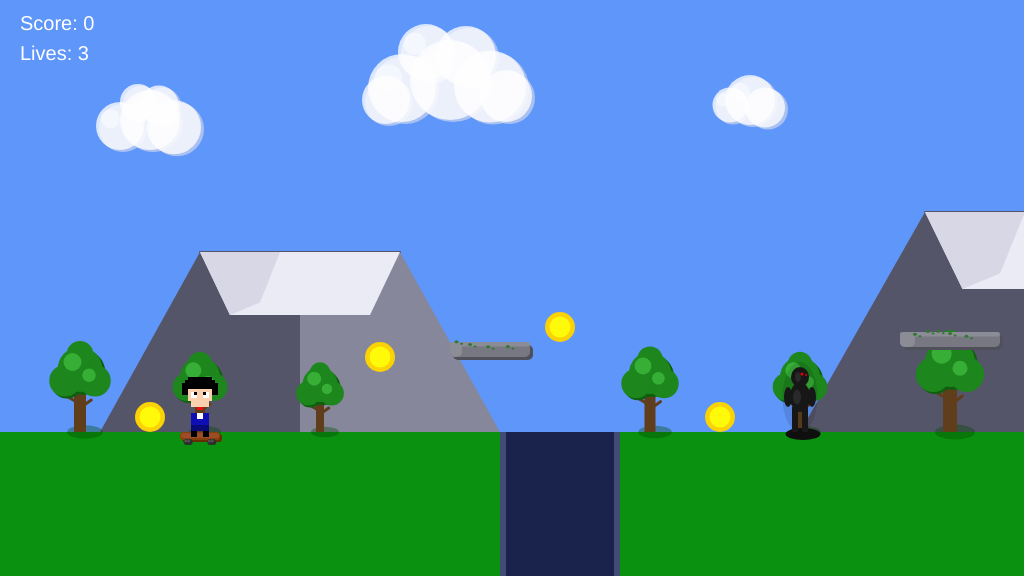
Frame 1 (no input)
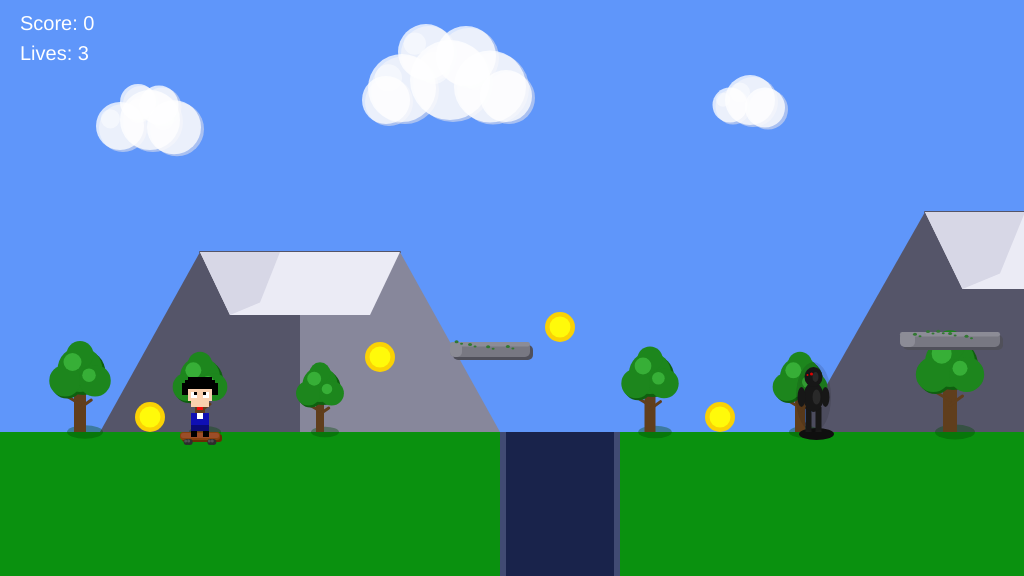
Frame 60 (no input)
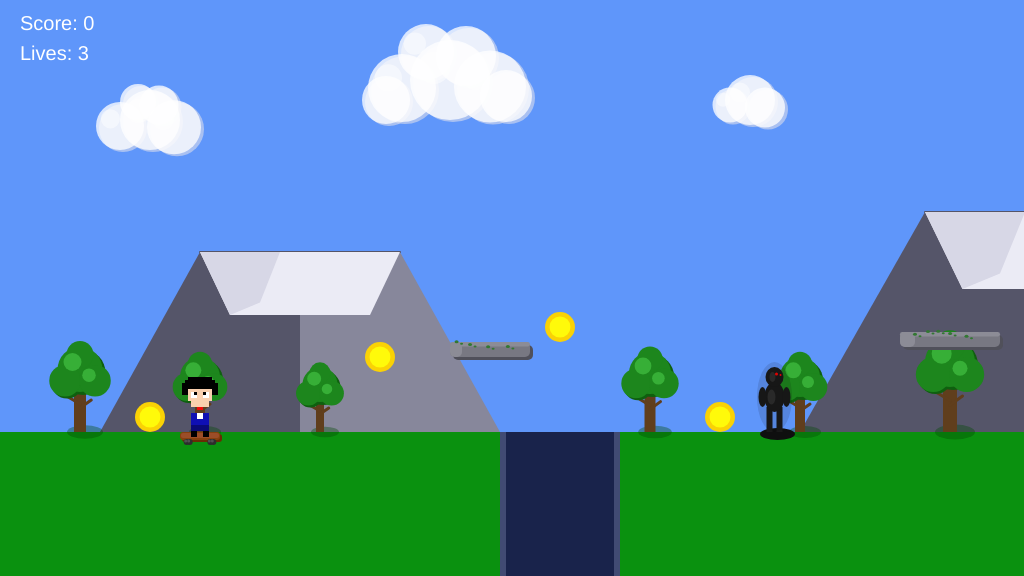
Frame 120 (the mouse pressed at the canvas centre since frame 60)

The p5.js sketch that drew these frames (run headless with seeded random() and noise() and a simulated clock; from frame 60 on, the mouse is pressed at the canvas centre):

// p5.js sketch
// ── sketch.js
/**
 * CM1005 - Complete Skateboard Game
 * 
 * A p5.js skateboard platform game with:
 * - Character movement and jumping
 * - Coin collection system  
 * - Canyon hazards and life system
 * - Platforms and enemies
 * - Scrolling camera system
 * 
 * Controls: A/D=move, W=jump, Z=debug, SPACE=restart
 */

// Game physics constants
const SKATEBOARD_PHYSICS_GRAVITY = 2.2;
const SKATEBOARD_OLLIE_POWER = 120;
const SKATEBOARD_CRUISE_SPEED = 4.8;
const RIDER_COLLISION_RADIUS = 22;
const DECK_ELEVATION_HEIGHT = 11;

// Character drawing constants
const SPRITE_SCALE_FACTOR = 3;
const RIDER_STANCE_Y_ADJUST = -8;
const RIDER_AIRBORNE_Y_ADJUST = -8;

// Gameplay constants
const COIN_MAGNETISM_RANGE = 42;
const CANYON_WALL_THICKNESS = 6;

// Platform physics constants
const PLATFORM_HEIGHT = 15;
const PLATFORM_COLLISION_MARGIN = 5;

// Enemy physics constants
const ENEMY_COLLISION_RADIUS = 20;
const ENEMY_PATROL_SPEED = 1.5;
const ENEMY_PATROL_RANGE = 100;

// Visual color palette
const ATMOSPHERE_SKY = [95, 150, 250];
const TERRAIN_GRASS = [10, 145, 15];
const HUMAN_SKIN_TONE = [250, 208, 175];
const URBAN_JACKET = [15, 15, 180];
const STREET_DENIM = [10, 10, 120];
const EXPRESSION_LIPS = [240, 10, 10];
const VOID_CANYON_DEPTH = [25, 35, 75];
const VOID_CANYON_WALLS = [65, 75, 115];
const TREASURE_GOLD_OUTER = [250, 210, 5];
const TREASURE_GOLD_INNER = [255, 250, 10];
const DEBUG_OVERLAY_TEXT = [255, 255, 255];

// Environment decoration colors
const PEAK_SHADOW_TONE = [85, 85, 105];
const PEAK_HIGHLIGHT_TONE = [135, 135, 155];
const PEAK_SNOW_CAP = [235, 235, 245];
const PEAK_SNOW_SHADOW = [215, 215, 230];
const BARK_BROWN_BASE = [96, 62, 28];
const BARK_SHADOW_DARK = [65, 40, 15];
const FOLIAGE_GREEN_BASE = [29, 134, 29];
const FOLIAGE_SHADOW_DARK = [15, 95, 15];
const FOLIAGE_HIGHLIGHT_BRIGHT = [55, 175, 55];
const EVERGREEN_NEEDLE_COLOR = [5, 95, 5];
const VEGETATION_SHADOW = [5, 75, 5, 95];

// Atmospheric effect colors
const CUMULUS_WHITE = [255, 255, 255, 195];
const CUMULUS_SHADOW = [225, 225, 235, 145];

// Skateboard visual constants
const DECK_WOOD_COLOR = [134, 64, 14];
const DECK_GRIP_TAPE = [155, 77, 40];
const WHEEL_URETHANE = [45, 45, 45];
const TRUCK_METAL = [123, 123, 123];


// Platform color palette
const PLATFORM_STONE_BASE = [120, 120, 130];
const PLATFORM_STONE_HIGHLIGHT = [140, 140, 150];
const PLATFORM_STONE_SHADOW = [80, 80, 90];
const PLATFORM_MOSS_GREEN = [50, 120, 50];

// Enemy character color palette
const CRIMINAL_SILHOUETTE_BLACK = [25, 25, 25];
const CRIMINAL_SHADOW_DARK = [15, 15, 15];
const CRIMINAL_HIGHLIGHT_GRAY = [45, 45, 45];
const CRIMINAL_EYE_GLOW = [255, 0, 0];

// Game state variables
let skaterPositionX;
let skaterPositionY;
let groundLevelY;
let game_score;
let lives;
let gameOver;
let levelComplete;
let enemyHit;

// Player input state
let movingLeftward;
let movingRightward;
let inMidAir;
let fallingIntoVoid;

// Game object arrays
let canyons;
let collectables;
let flagpole;
let platforms;
let enemies;

// Background environment objects
let mountainPeaks;
let forestTrees;
let treePositionsArray;
let atmosphericClouds;

// Camera system
let cameraWorldX = 0;
const WORLD_BOUNDARY_WIDTH = 2048;
const CAMERA_FOLLOW_MARGIN = 380;


// Debug mode control
let debugModeActive = false;

function setup()
{
	createCanvas(1024, 576);
	groundLevelY = height * 3/4;
	skaterPositionX = 200;
	skaterPositionY = groundLevelY - DECK_ELEVATION_HEIGHT;
	
	movingLeftward = false;
	movingRightward = false;
	inMidAir = false;
	fallingIntoVoid = false;
	
	game_score = 0;
	lives = 3;
	gameOver = false;
	levelComplete = false;
	enemyHit = false;
	
	canyons = [
		{
			worldX: 500,
			gapWidth: 120
		},
		{
			worldX: 1300,
			gapWidth: 140
		}
	];
	
	collectables = [
		{
			worldX: 150,
			worldY: groundLevelY,
			diameter: 30,
			isFound: false
		},
		{
			worldX: 380,
			worldY: groundLevelY - 60,
			diameter: 30,
			isFound: false
		},
		{
			worldX: 560,
			worldY: groundLevelY - 90,
			diameter: 30,
			isFound: false
		},
		{
			worldX: 720,
			worldY: groundLevelY,
			diameter: 30,
			isFound: false
		},
		{
			worldX: 1050,
			worldY: groundLevelY - 70,
			diameter: 30,
			isFound: false
		},
		{
			worldX: 1250,
			worldY: groundLevelY - 50,
			diameter: 30,
			isFound: false
		},
		{
			worldX: 1420,
			worldY: groundLevelY - 85,
			diameter: 30,
			isFound: false
		},
		{
			worldX: 1600,
			worldY: groundLevelY,
			diameter: 30,
			isFound: false
		}
	];
	
	flagpole = {
		x_pos: 1800,
		isReached: false
	};
	
	platforms = [
		{
			worldX: 450,
			worldY: groundLevelY - 90,
			platformWidth: 80,
			platformHeight: PLATFORM_HEIGHT
		},
		{
			worldX: 900,
			worldY: groundLevelY - 100,
			platformWidth: 100,
			platformHeight: PLATFORM_HEIGHT
		},
		{
			worldX: 1450,
			worldY: groundLevelY - 85,
			platformWidth: 90,
			platformHeight: PLATFORM_HEIGHT
		}
	];
	
	enemies = [
		{
			worldX: 800,
			worldY: groundLevelY,
			patrolStartX: 750,
			patrolEndX: 850,
			direction: 1,
			isActive: true
		},
		{
			worldX: 1650,
			worldY: groundLevelY,
			patrolStartX: 1600,
			patrolEndX: 1700,
			direction: -1,
			isActive: true
		}
	];
	
	mountainPeaks = [
		{
			worldX: 100,
			baseSpan: 400,
			peakSpan: 200,
			elevation: 180
		},
		{
			worldX: 800,
			baseSpan: 500,
			peakSpan: 250,
			elevation: 220
		},
		{
			worldX: 1400,
			baseSpan: 350,
			peakSpan: 150,
			elevation: 160
		}
	];
	
	treePositionsArray = [80, 200, 320, 650, 800, 950, 1150, 1350, 1550];
	
	forestTrees = [
		{
			worldX: 80,
			baseY: groundLevelY,
			trunkWidth: 12,
			trunkHeight: 40,
			canopySize: 45,
			species: 'oak',
			scale: 'large'
		},
		{
			worldX: 200,
			baseY: groundLevelY,
			trunkWidth: 10,
			trunkHeight: 35,
			canopySize: 40,
			species: 'oak',
			scale: 'medium'
		},
		{
			worldX: 320,
			baseY: groundLevelY,
			trunkWidth: 8,
			trunkHeight: 30,
			canopySize: 35,
			species: 'oak',
			scale: 'medium'
		},
		{
			worldX: 650,
			baseY: groundLevelY,
			trunkWidth: 11,
			trunkHeight: 38,
			canopySize: 42,
			species: 'oak',
			scale: 'medium'
		},
		{
			worldX: 800,
			baseY: groundLevelY,
			trunkWidth: 10,
			trunkHeight: 35,
			canopySize: 40,
			species: 'oak',
			scale: 'medium'
		},
		{
			worldX: 950,
			baseY: groundLevelY,
			trunkWidth: 14,
			trunkHeight: 45,
			canopySize: 50,
			species: 'oak',
			scale: 'large'
		},
		{
			worldX: 1150,
			baseY: groundLevelY,
			trunkWidth: 13,
			trunkHeight: 42,
			canopySize: 48,
			species: 'oak',
			scale: 'large'
		},
		{
			worldX: 1350,
			baseY: groundLevelY,
			trunkWidth: 9,
			trunkHeight: 32,
			canopySize: 38,
			species: 'oak',
			scale: 'medium'
		},
		{
			worldX: 1550,
			baseY: groundLevelY,
			trunkWidth: 11,
			trunkHeight: 38,
			canopySize: 42,
			species: 'oak',
			scale: 'medium'
		}
	];
	
	atmosphericClouds = [
		{
			worldX: 150,
			worldY: 120,
			size: 60,
			type: 'medium'
		},
		{
			worldX: 450,
			worldY: 80,
			size: 80,
			type: 'large'
		},
		{
			worldX: 750,
			worldY: 100,
			size: 50,
			type: 'small'
		},
		{
			worldX: 1100,
			worldY: 90,
			size: 70,
			type: 'medium'
		},
		{
			worldX: 1400,
			worldY: 110,
			size: 55,
			type: 'small'
		},
		{
			worldX: 1700,
			worldY: 70,
			size: 85,
			type: 'large'
		}
	];
}

function draw()
{
	drawBackground();
	
	// World coordinate system with camera scrolling
	push();
	translate(-cameraWorldX, 0);
	
	drawClouds();
	drawMountains();
	drawTrees();
	for(let i = 0; i < canyons.length; i++) {
		drawCanyon(canyons[i]);
		if(!gameOver && !levelComplete && !enemyHit) {
			checkCanyon(canyons[i]);
		}
	}

	for(let i = 0; i < collectables.length; i++) {
		if(!collectables[i].isFound) {
			drawCollectable(collectables[i]);
			if(!gameOver && !levelComplete && !enemyHit) {
				checkCollectable(collectables[i]);
			}
		}
	}

	for(let i = 0; i < platforms.length; i++) {
		drawPlatform(platforms[i]);
		if(!gameOver && !levelComplete && !enemyHit) {
			checkPlatform(platforms[i]);
		}
	}

	for(let i = 0; i < enemies.length; i++) {
		drawEnemy(enemies[i]);
		if(!gameOver && !levelComplete && !enemyHit) {
			updateEnemy(enemies[i]);
			checkEnemy(enemies[i]);
		}
	}

	renderFlagpole();
	
	pop();

	renderSkateboardRider();

	if(!gameOver && !levelComplete && !enemyHit) {
		checkFlagpole();
		updateCamera();
		updateSkaterPhysics();
	}

	drawScore();
	drawGameText();

	if(debugModeActive) {
		drawDebugInfo();
	}
}

function drawBackground() {
	background(ATMOSPHERE_SKY);
	noStroke();
	fill(TERRAIN_GRASS);
	rect(0, groundLevelY, WORLD_BOUNDARY_WIDTH, height - groundLevelY);
}

// Calculate collision offset based on movement direction
function calculateDirectionalOffset() {
	if(movingLeftward) {
		return -RIDER_COLLISION_RADIUS;
	} else if(movingRightward) {
		return RIDER_COLLISION_RADIUS;
	}
	return 0;
}

function drawCollectable(t_collectable) {
	let screenX = t_collectable.worldX;
	let displayY = t_collectable.worldY - t_collectable.diameter/2;
	
	noStroke();
	fill(TREASURE_GOLD_OUTER);
	ellipse(screenX, displayY, t_collectable.diameter, t_collectable.diameter);
	fill(TREASURE_GOLD_INNER);
	ellipse(screenX, displayY, t_collectable.diameter * 0.7, t_collectable.diameter * 0.7);
}

function checkCollectable(t_collectable) {
	let offsetX = calculateDirectionalOffset();
	let displayY = t_collectable.worldY - t_collectable.diameter/2;
	let distance = dist(skaterPositionX + offsetX, skaterPositionY, t_collectable.worldX, displayY);
	
	if(distance < COIN_MAGNETISM_RANGE) {
		game_score += 1;
		t_collectable.isFound = true;
	}
}

function drawCanyon(t_canyon) {

	let screenX = t_canyon.worldX - cameraWorldX;
	

	if(screenX + t_canyon.gapWidth < -50 || screenX > width + 50) {
		return;
	}
	
	noStroke();
	fill(VOID_CANYON_DEPTH);
	rect(t_canyon.worldX, groundLevelY, t_canyon.gapWidth, height - groundLevelY);
	
	fill(VOID_CANYON_WALLS);
	rect(t_canyon.worldX, groundLevelY, CANYON_WALL_THICKNESS, height - groundLevelY);
	rect(t_canyon.worldX + t_canyon.gapWidth - CANYON_WALL_THICKNESS, groundLevelY, CANYON_WALL_THICKNESS, height - groundLevelY);
}

function checkCanyon(t_canyon) {
	let offsetX = calculateDirectionalOffset();
	
	// Canyon fall detection
	if(skaterPositionX + offsetX > t_canyon.worldX + RIDER_COLLISION_RADIUS && 
	   skaterPositionX + offsetX < t_canyon.worldX + t_canyon.gapWidth - RIDER_COLLISION_RADIUS && 
	   skaterPositionY >= groundLevelY - DECK_ELEVATION_HEIGHT) {
		fallingIntoVoid = true;
	}
	
	// Wall collision during fall
	if(fallingIntoVoid) {
		if(skaterPositionX + offsetX >= t_canyon.worldX - RIDER_COLLISION_RADIUS && 
		   skaterPositionX + offsetX <= t_canyon.worldX + t_canyon.gapWidth + RIDER_COLLISION_RADIUS) {
			adjustCharacterPositionInCanyon(t_canyon);
		}
	}
	
	// Life reduction when falling off screen
	if(fallingIntoVoid && skaterPositionY > height + 100) {
		loseLife();
	}
}

function checkFlagpole() {
	if(!flagpole.isReached) {
		let distance = abs(skaterPositionX - flagpole.x_pos);
		if(distance < 15) {
			flagpole.isReached = true;
			levelComplete = true;
		}
	}
}

function loseLife() {
	lives -= 1;
	if(lives > 0) {
		startGame();
	} else {
		gameOver = true;
	}
}

function startGame() {
	// Reset character to initial position
	skaterPositionX = 200;
	skaterPositionY = groundLevelY - DECK_ELEVATION_HEIGHT;
	
	// Reset state
	movingLeftward = false;
	movingRightward = false;
	inMidAir = false;
	fallingIntoVoid = false;
	
	// Reset camera
	cameraWorldX = 0;
	
	// Restore collectables
	for(let i = 0; i < collectables.length; i++) {
		collectables[i].isFound = false;
	}
	
	// Reset flagpole
	flagpole.isReached = false;
	levelComplete = false;
	
	// Reset enemies
	for(let i = 0; i < enemies.length; i++) {
		enemies[i].isActive = true;
	}
}

function adjustCharacterPositionInCanyon(t_canyon) {
	if(movingLeftward) {
		if(skaterPositionX < t_canyon.worldX + RIDER_COLLISION_RADIUS) {
			skaterPositionX = t_canyon.worldX + RIDER_COLLISION_RADIUS;
		}
	} else if(movingRightward) {
		if(skaterPositionX > t_canyon.worldX + t_canyon.gapWidth - RIDER_COLLISION_RADIUS) {
			skaterPositionX = t_canyon.worldX + t_canyon.gapWidth - RIDER_COLLISION_RADIUS;
		}
	} else {
		if(skaterPositionX < t_canyon.worldX + RIDER_COLLISION_RADIUS/2) {
			skaterPositionX = t_canyon.worldX + RIDER_COLLISION_RADIUS/2;
		} else if(skaterPositionX > t_canyon.worldX + t_canyon.gapWidth - RIDER_COLLISION_RADIUS/2) {
			skaterPositionX = t_canyon.worldX + t_canyon.gapWidth - RIDER_COLLISION_RADIUS/2;
		}
	}
}

function renderSkateboardRider() {
	let direction = 'front';
	let yOffset = RIDER_STANCE_Y_ADJUST;
	let isJumping = false;
	
	if (movingLeftward && inMidAir) {
		direction = 'left';
		yOffset = RIDER_AIRBORNE_Y_ADJUST;
		isJumping = true;
	}
	else if (movingRightward && inMidAir) {
		direction = 'right';
		yOffset = RIDER_AIRBORNE_Y_ADJUST;
		isJumping = true;
	}
	else if (movingLeftward) {
		direction = 'left';
	}
	else if (movingRightward) {
		direction = 'right';
	}
	else if (inMidAir || fallingIntoVoid) {
		yOffset = RIDER_AIRBORNE_Y_ADJUST;
		isJumping = true;
	}
	
	let screenX = skaterPositionX - cameraWorldX;
	
	if (!fallingIntoVoid) {
		drawSkateboard(screenX, skaterPositionY);
	}
	
	drawCharacter(screenX, skaterPositionY, yOffset, direction, isJumping);
}

function updateSkaterPhysics() {
	if(movingLeftward && skaterPositionX > 0) {
		skaterPositionX -= SKATEBOARD_CRUISE_SPEED;
	}
	
	if(movingRightward && skaterPositionX < WORLD_BOUNDARY_WIDTH - RIDER_COLLISION_RADIUS) {
		skaterPositionX += SKATEBOARD_CRUISE_SPEED;
	}
	
	// Apply gravity only if above ground level
	if(skaterPositionY < groundLevelY - DECK_ELEVATION_HEIGHT) {
		let onPlatform = false;
		
		// Skip platform check if falling into canyon
		if(!fallingIntoVoid) {
			for(let i = 0; i < platforms.length; i++) {
				let platform = platforms[i];
				if(skaterPositionX >= platform.worldX - RIDER_COLLISION_RADIUS &&
				   skaterPositionX <= platform.worldX + platform.platformWidth + RIDER_COLLISION_RADIUS &&
				   Math.abs(skaterPositionY - (platform.worldY - DECK_ELEVATION_HEIGHT)) < 5) {
					onPlatform = true;
					break;
				}
			}
		}
		
		if(!onPlatform) {
			skaterPositionY += SKATEBOARD_PHYSICS_GRAVITY;
			inMidAir = true;
		} else {
			inMidAir = false;
		}
	} else {
		// Land on ground level (unless falling into canyon)
		if(!fallingIntoVoid) {
			skaterPositionY = groundLevelY - DECK_ELEVATION_HEIGHT;
			inMidAir = false;
		}
	}
	
	if(fallingIntoVoid) {
		skaterPositionY += SKATEBOARD_PHYSICS_GRAVITY * 2;
	}
}

function updateCamera() {
	// Keep character centered on screen
	cameraWorldX = skaterPositionX - width/2;
	
	// Boundary limits
	let maxCameraX = WORLD_BOUNDARY_WIDTH - width;
	if(cameraWorldX > maxCameraX) {
		cameraWorldX = maxCameraX;
	}
	
	if(cameraWorldX < 0) {
		cameraWorldX = 0;
	}
}

function renderFlagpole() {
	push();
	stroke(180);
	strokeWeight(5);
	
	line(flagpole.x_pos, groundLevelY, flagpole.x_pos, groundLevelY - 250);
	
	noStroke();
	fill(255, 0, 255);
	
	// Flag position based on reached state
	if(flagpole.isReached) {
		rect(flagpole.x_pos, groundLevelY - 250, 50, 30);
	} else {
		rect(flagpole.x_pos, groundLevelY - 50, 50, 30);
	}
	
	pop();
}

function drawScore() {
	fill(DEBUG_OVERLAY_TEXT);
	noStroke();
	textSize(20);
	text("Score: " + game_score, 20, 30);
	text("Lives: " + lives, 20, 60);
}

function drawGameText() {
	if(gameOver || levelComplete || enemyHit) {
		fill(255, 255, 255, 180);
		rect(0, 0, width, height);
		
		fill(DEBUG_OVERLAY_TEXT);
		noStroke();
		textAlign(CENTER);
		textSize(48);
		
		if(gameOver) {
			text("GAME OVER", width/2, height/2 - 30);
			textSize(24);
			text("Press SPACE to restart", width/2, height/2 + 30);
		} else if(levelComplete) {
			text("LEVEL COMPLETE", width/2, height/2 - 30);
			textSize(24);
			text("Press SPACE to restart", width/2, height/2 + 30);
		} else if(enemyHit) {
			text("ENEMY HIT!", width/2, height/2 - 30);
			textSize(24);
			text("Press SPACE to restart", width/2, height/2 + 30);
		}
		
		textAlign(LEFT);
	}
}

function drawDebugInfo() {
	fill(DEBUG_OVERLAY_TEXT);
	noStroke();
	textSize(14);
	
	text("Character: " + Math.floor(skaterPositionX) + ", " + Math.floor(skaterPositionY), 20, 20);
	text("Camera: " + Math.floor(cameraWorldX), 20, 40);
	text("Screen Character: " + Math.floor(skaterPositionX - cameraWorldX), 20, 60);
	text("States: movingLeftward=" + movingLeftward + ", movingRightward=" + movingRightward + 
	     ", inMidAir=" + inMidAir + ", fallingIntoVoid=" + fallingIntoVoid, 20, 80);
	
	text("Canyons:", 20, 100);
	for(let i = 0; i < canyons.length; i++) {
		text("  #" + (i+1) + ": " + canyons[i].worldX + " to " + (canyons[i].worldX + canyons[i].gapWidth), 20, 120 + i*20);
	}
	
	text("Collectables:", 20, 160);
	for(let i = 0; i < collectables.length; i++) {
		let displayY = collectables[i].worldY - collectables[i].diameter/2;
		let distance = dist(skaterPositionX, skaterPositionY, collectables[i].worldX, displayY);
		
		text("  #" + (i+1) + ": pos=" + Math.floor(collectables[i].worldX) + "," + 
			 Math.floor(displayY) + " | collected=" + collectables[i].isFound + 
			 " | distance=" + Math.floor(distance), 
			 20, 180 + i*20);
	}
	
	text("Platforms:", 20, 340);
	for(let i = 0; i < platforms.length; i++) {
		let platformCenterX = platforms[i].worldX + platforms[i].platformWidth/2;
		let distance = dist(skaterPositionX, skaterPositionY, platformCenterX, platforms[i].worldY);
		
		text("  #" + (i+1) + ": pos=" + Math.floor(platforms[i].worldX) + "," + 
			 Math.floor(platforms[i].worldY) + " | size=" + platforms[i].platformWidth + "x" + 
			 platforms[i].platformHeight + " | distance=" + Math.floor(distance), 
			 20, 360 + i*20);
	}
	
	text("Enemies:", 20, 420);
	for(let i = 0; i < enemies.length; i++) {
		let distance = dist(skaterPositionX, skaterPositionY, enemies[i].worldX, enemies[i].worldY - 35);
		let directionText = enemies[i].direction === 1 ? "R" : "L";
		
		text("  #" + (i+1) + ": pos=" + Math.floor(enemies[i].worldX) + "," + 
			 Math.floor(enemies[i].worldY - 35) + " | active=" + enemies[i].isActive + 
			 " | dir=" + directionText + " | distance=" + Math.floor(distance), 
			 20, 440 + i*20);
	}
	
	text("Controls: A/D=move, W=jump, Z=toggle debug", 20, height - 20);
}

function drawClouds() {
	for(let i = 0; i < atmosphericClouds.length; i++) {
		drawCloud(atmosphericClouds[i]);
	}
}

function drawCloud(cloud) {

	let screenX = cloud.worldX - cameraWorldX;
	

	if(screenX + cloud.size * 2 < -100 || screenX > width + 100) {
		return;
	}
	
	noStroke();
	
	// Generate circles based on cloud type
	let circles = [];
	if(cloud.type === 'small') {
		circles = [
			{x: 0, y: 0, size: cloud.size},
			{x: -cloud.size * 0.4, y: cloud.size * 0.1, size: cloud.size * 0.7},
			{x: cloud.size * 0.3, y: cloud.size * 0.15, size: cloud.size * 0.8}
		];
	} else if(cloud.type === 'medium') {
		circles = [
			{x: 0, y: 0, size: cloud.size},
			{x: -cloud.size * 0.5, y: cloud.size * 0.1, size: cloud.size * 0.8},
			{x: cloud.size * 0.4, y: cloud.size * 0.12, size: cloud.size * 0.9},
			{x: -cloud.size * 0.2, y: -cloud.size * 0.3, size: cloud.size * 0.6},
			{x: cloud.size * 0.15, y: -cloud.size * 0.25, size: cloud.size * 0.65}
		];
	} else if(cloud.type === 'large') {
		circles = [
			{x: 0, y: 0, size: cloud.size},
			{x: -cloud.size * 0.6, y: cloud.size * 0.1, size: cloud.size * 0.85},
			{x: cloud.size * 0.5, y: cloud.size * 0.08, size: cloud.size * 0.9},
			{x: -cloud.size * 0.3, y: -cloud.size * 0.35, size: cloud.size * 0.7},
			{x: cloud.size * 0.2, y: -cloud.size * 0.3, size: cloud.size * 0.75},
			{x: -cloud.size * 0.8, y: cloud.size * 0.25, size: cloud.size * 0.6},
			{x: cloud.size * 0.7, y: cloud.size * 0.2, size: cloud.size * 0.65}
		];
	}
	
	// Shadow layer
	fill(CUMULUS_SHADOW[0], CUMULUS_SHADOW[1], CUMULUS_SHADOW[2], CUMULUS_SHADOW[3]);
	for(let circle of circles) {
		ellipse(cloud.worldX + circle.x + 3, cloud.worldY + circle.y + 2, circle.size, circle.size);
	}
	
	// Main layer
	fill(CUMULUS_WHITE[0], CUMULUS_WHITE[1], CUMULUS_WHITE[2], CUMULUS_WHITE[3]);
	for(let circle of circles) {
		ellipse(cloud.worldX + circle.x, cloud.worldY + circle.y, circle.size, circle.size);
	}
	
	// Highlight layer
	fill(255, 255, 255, 120);
	for(let i = 0; i < circles.length; i++) {
		if(i < circles.length / 2) {
			let circle = circles[i];
			ellipse(cloud.worldX + circle.x - circle.size * 0.2, 
					cloud.worldY + circle.y - circle.size * 0.15, 
					circle.size * 0.4, circle.size * 0.4);
		}
	}
}

function drawMountains() {
	for(let i = 0; i < mountainPeaks.length; i++) {
		drawMountain(mountainPeaks[i]);
	}
}

function drawMountain(mountain) {

	let screenX = mountain.worldX - cameraWorldX;
	

	if(screenX + mountain.baseSpan < 0 || screenX > width) {
		return;
	}
	
	let peakY = groundLevelY - mountain.elevation;
	let baseY = groundLevelY;
	let leftPeakX = mountain.worldX + (mountain.baseSpan - mountain.peakSpan) / 2;
	let rightPeakX = mountain.worldX + (mountain.baseSpan + mountain.peakSpan) / 2;
	
	noStroke();
	
	// Shadow side (left)
	fill(PEAK_SHADOW_TONE);
	beginShape();
	vertex(mountain.worldX, baseY);
	vertex(leftPeakX, peakY);
	vertex(leftPeakX + mountain.peakSpan / 2, peakY);
	vertex(mountain.worldX + mountain.baseSpan / 2, baseY);
	endShape(CLOSE);
	
	// Light side (right)
	fill(PEAK_HIGHLIGHT_TONE);
	beginShape();
	vertex(mountain.worldX + mountain.baseSpan / 2, baseY);
	vertex(leftPeakX + mountain.peakSpan / 2, peakY);
	vertex(rightPeakX, peakY);
	vertex(mountain.worldX + mountain.baseSpan, baseY);
	endShape(CLOSE);
	
	// Ridge line
	stroke(PEAK_SHADOW_TONE);
	strokeWeight(2);
	line(leftPeakX, peakY, rightPeakX, peakY);
	noStroke();
	
	// Snow cap
	fill(PEAK_SNOW_CAP);
	let snowHeight = mountain.elevation * 0.35;
	beginShape();
	vertex(leftPeakX, peakY);
	vertex(rightPeakX, peakY);
	vertex(rightPeakX - mountain.peakSpan * 0.15, peakY + snowHeight);
	vertex(leftPeakX + mountain.peakSpan * 0.15, peakY + snowHeight);
	endShape(CLOSE);
	
	// Snow shadow
	fill(PEAK_SNOW_SHADOW);
	beginShape();
	vertex(leftPeakX, peakY);
	vertex(leftPeakX + mountain.peakSpan * 0.4, peakY);
	vertex(leftPeakX + mountain.peakSpan * 0.3, peakY + snowHeight * 0.8);
	vertex(leftPeakX + mountain.peakSpan * 0.15, peakY + snowHeight);
	endShape(CLOSE);
}

function drawTrees() {
	for(let i = 0; i < forestTrees.length; i++) {
		drawTree(forestTrees[i]);
	}
}

function drawTree(tree) {

	let screenX = tree.worldX - cameraWorldX;
	

	if(screenX + tree.canopySize < -50 || screenX > width + 50) {
		return;
	}
	
	if(tree.species === 'oak') {
		drawOakTree(tree, tree.worldX);
	} else if(tree.species === 'pine') {
		drawPineTree(tree, tree.worldX);
	}
}

function drawOakTree(tree, screenX) {
	noStroke();
	
	// Ground shadow
	fill(VEGETATION_SHADOW[0], VEGETATION_SHADOW[1], VEGETATION_SHADOW[2], VEGETATION_SHADOW[3]);
	ellipse(screenX + 5, tree.baseY, tree.canopySize * 0.8, tree.canopySize * 0.3);
	
	// Trunk shadow
	fill(BARK_SHADOW_DARK);
	rect(screenX - tree.trunkWidth/2 + 2, 
		 tree.baseY - tree.trunkHeight, 
		 tree.trunkWidth * 0.4, 
		 tree.trunkHeight);
	
	// Main trunk
	fill(BARK_BROWN_BASE);
	rect(screenX - tree.trunkWidth/2, 
		 tree.baseY - tree.trunkHeight, 
		 tree.trunkWidth, 
		 tree.trunkHeight);
	
	// Branches
	stroke(BARK_BROWN_BASE);
	strokeWeight(3);
	line(screenX, tree.baseY - tree.trunkHeight * 0.7, 
		 screenX - tree.canopySize * 0.3, tree.baseY - tree.trunkHeight * 0.9);
	line(screenX, tree.baseY - tree.trunkHeight * 0.6, 
		 screenX + tree.canopySize * 0.25, tree.baseY - tree.trunkHeight * 0.8);
	noStroke();
	
	let leavesY = tree.baseY - tree.trunkHeight - tree.canopySize/2;
	
	// Leaves shadow
	fill(FOLIAGE_SHADOW_DARK);
	ellipse(screenX + 3, leavesY + 3, tree.canopySize, tree.canopySize);
	ellipse(screenX - tree.canopySize/3 + 2, leavesY + tree.canopySize/4 + 2, 
			tree.canopySize * 0.7, tree.canopySize * 0.7);
	
	// Main leaves
	fill(FOLIAGE_GREEN_BASE);
	ellipse(screenX, leavesY, tree.canopySize, tree.canopySize);
	
	// Side leaves
	ellipse(screenX - tree.canopySize/3, leavesY + tree.canopySize/4, 
			tree.canopySize * 0.7, tree.canopySize * 0.7);
	ellipse(screenX + tree.canopySize/3, leavesY + tree.canopySize/4, 
			tree.canopySize * 0.7, tree.canopySize * 0.7);
	
	// Top leaves
	ellipse(screenX, leavesY - tree.canopySize/3, 
			tree.canopySize * 0.6, tree.canopySize * 0.6);
	
	// Highlights
	fill(FOLIAGE_HIGHLIGHT_BRIGHT);
	ellipse(screenX - tree.canopySize/6, leavesY - tree.canopySize/6, 
			tree.canopySize * 0.4, tree.canopySize * 0.4);
	ellipse(screenX + tree.canopySize/5, leavesY + tree.canopySize/8, 
			tree.canopySize * 0.3, tree.canopySize * 0.3);
}

function drawPineTree(tree, screenX) {
	noStroke();
	
	// Ground shadow
	fill(VEGETATION_SHADOW[0], VEGETATION_SHADOW[1], VEGETATION_SHADOW[2], VEGETATION_SHADOW[3]);
	ellipse(screenX + 3, tree.baseY, tree.canopySize * 0.6, tree.canopySize * 0.2);
	
	// Trunk shadow
	fill(BARK_SHADOW_DARK);
	rect(screenX - tree.trunkWidth/2 + 1, 
		 tree.baseY - tree.trunkHeight, 
		 tree.trunkWidth * 0.4, 
		 tree.trunkHeight);
	
	// Main trunk
	fill(BARK_BROWN_BASE);
	rect(screenX - tree.trunkWidth/2, 
		 tree.baseY - tree.trunkHeight, 
		 tree.trunkWidth, 
		 tree.trunkHeight);
	
	// Pine layers - triangular sections
	fill(EVERGREEN_NEEDLE_COLOR);
	let layerHeight = tree.trunkHeight / 3;
	let currentY = tree.baseY - tree.trunkHeight;
	let currentSize = tree.canopySize;
	
	for(let i = 0; i < 4; i++) {
		// Shadow layer
		fill(FOLIAGE_SHADOW_DARK);
		triangle(screenX + 2, currentY + 2, 
				screenX - currentSize/2 + 2, currentY - layerHeight + 2,
				screenX + currentSize/2 + 2, currentY - layerHeight + 2);
		
		// Main layer
		fill(EVERGREEN_NEEDLE_COLOR);
		triangle(screenX, currentY, 
				screenX - currentSize/2, currentY - layerHeight,
				screenX + currentSize/2, currentY - layerHeight);
		
		// Highlight
		fill(FOLIAGE_HIGHLIGHT_BRIGHT);
		triangle(screenX - 2, currentY - layerHeight * 0.3, 
				screenX - currentSize/4, currentY - layerHeight * 0.7,
				screenX + currentSize/6, currentY - layerHeight * 0.5);
		
		currentY -= layerHeight * 0.7;
		currentSize *= 0.8;
	}
}

function keyControl(event) {
	if(key === 'z' && event.type === 'keydown') {
		debugModeActive = !debugModeActive;
		return;
	}
	
	const isKeyPressed = event.type === 'keydown';
	
	// Restart game when ended
	if((gameOver || levelComplete || enemyHit) && key === ' ' && isKeyPressed) {
		game_score = 0;
		lives = 3;
		gameOver = false;
		levelComplete = false;
		enemyHit = false;
		startGame();
		return;
	}
	
	// Disable controls when game ended or falling
	if(gameOver || levelComplete || enemyHit || fallingIntoVoid) {
		return;
	}
	
	switch(key) {
		case 'a':
			movingLeftward = isKeyPressed;
			break;
		case 'd':
			movingRightward = isKeyPressed;
			break;
		case 'w':
			if(isKeyPressed && !inMidAir && !fallingIntoVoid) {
				skaterPositionY -= SKATEBOARD_OLLIE_POWER;
			}
			break;
	}
}

function keyPressed() {
	keyControl({ type: 'keydown' });
}

function keyReleased() {
	keyControl({ type: 'keyup' });
}

function drawCharacter(x, y, yOffset, direction, isJumping) {
	drawHair(x, y, yOffset, direction);
	drawFace(x, y, yOffset, direction);
	drawClothes(x, y, yOffset, direction);
	drawLegs(x, y, yOffset, direction);
}

function drawHair(x, y, yOffset, direction) {
	fill(0);
	
	if (direction === 'front') {
		rect(x - 4*SPRITE_SCALE_FACTOR, y - 12*SPRITE_SCALE_FACTOR + yOffset, 8*SPRITE_SCALE_FACTOR, 4*SPRITE_SCALE_FACTOR);
		rect(x - 5*SPRITE_SCALE_FACTOR, y - 11*SPRITE_SCALE_FACTOR + yOffset, 10*SPRITE_SCALE_FACTOR, 3*SPRITE_SCALE_FACTOR);
		rect(x - 6*SPRITE_SCALE_FACTOR, y - 10*SPRITE_SCALE_FACTOR + yOffset, 12*SPRITE_SCALE_FACTOR, 4*SPRITE_SCALE_FACTOR);
	} 
	else if (direction === 'left') {
		rect(x - 6*SPRITE_SCALE_FACTOR, y - 13*SPRITE_SCALE_FACTOR + yOffset, 8*SPRITE_SCALE_FACTOR, 4*SPRITE_SCALE_FACTOR);
		rect(x - 7*SPRITE_SCALE_FACTOR, y - 12*SPRITE_SCALE_FACTOR + yOffset, 9*SPRITE_SCALE_FACTOR, 3*SPRITE_SCALE_FACTOR);
		rect(x - 8*SPRITE_SCALE_FACTOR, y - 11*SPRITE_SCALE_FACTOR + yOffset, 10*SPRITE_SCALE_FACTOR, 4*SPRITE_SCALE_FACTOR);
	}
	else if (direction === 'right') {
		rect(x - 2*SPRITE_SCALE_FACTOR, y - 13*SPRITE_SCALE_FACTOR + yOffset, 8*SPRITE_SCALE_FACTOR, 4*SPRITE_SCALE_FACTOR);
		rect(x - 2*SPRITE_SCALE_FACTOR, y - 12*SPRITE_SCALE_FACTOR + yOffset, 9*SPRITE_SCALE_FACTOR, 3*SPRITE_SCALE_FACTOR);
		rect(x - 2*SPRITE_SCALE_FACTOR, y - 11*SPRITE_SCALE_FACTOR + yOffset, 10*SPRITE_SCALE_FACTOR, 4*SPRITE_SCALE_FACTOR);
	}
}

function drawFace(x, y, yOffset, direction) {
	fill(HUMAN_SKIN_TONE);
	
	if (direction === 'front') {
		rect(x - 4*SPRITE_SCALE_FACTOR, y - 8*SPRITE_SCALE_FACTOR + yOffset, 8*SPRITE_SCALE_FACTOR, 4*SPRITE_SCALE_FACTOR);
		rect(x - 3*SPRITE_SCALE_FACTOR, y - 4*SPRITE_SCALE_FACTOR + yOffset, 6*SPRITE_SCALE_FACTOR, 2*SPRITE_SCALE_FACTOR);
		
		// Eyes
		fill(255);
		rect(x - 3*SPRITE_SCALE_FACTOR, y - 7*SPRITE_SCALE_FACTOR + yOffset, 2*SPRITE_SCALE_FACTOR, 2*SPRITE_SCALE_FACTOR);
		rect(x + 1*SPRITE_SCALE_FACTOR, y - 7*SPRITE_SCALE_FACTOR + yOffset, 2*SPRITE_SCALE_FACTOR, 2*SPRITE_SCALE_FACTOR);
		
		fill(0);
		rect(x - 2*SPRITE_SCALE_FACTOR, y - 7*SPRITE_SCALE_FACTOR + yOffset, 1*SPRITE_SCALE_FACTOR, 1*SPRITE_SCALE_FACTOR);
		rect(x + 1*SPRITE_SCALE_FACTOR, y - 7*SPRITE_SCALE_FACTOR + yOffset, 1*SPRITE_SCALE_FACTOR, 1*SPRITE_SCALE_FACTOR);
		
		// Mouth
		fill(EXPRESSION_LIPS);
		rect(x - 1*SPRITE_SCALE_FACTOR, y - 2*SPRITE_SCALE_FACTOR + yOffset, 2*SPRITE_SCALE_FACTOR, 1*SPRITE_SCALE_FACTOR);
	}
	else if (direction === 'left') {
		rect(x - 7*SPRITE_SCALE_FACTOR, y - 9*SPRITE_SCALE_FACTOR + yOffset, 7*SPRITE_SCALE_FACTOR, 4*SPRITE_SCALE_FACTOR);
		rect(x - 6*SPRITE_SCALE_FACTOR, y - 5*SPRITE_SCALE_FACTOR + yOffset, 5*SPRITE_SCALE_FACTOR, 2*SPRITE_SCALE_FACTOR);
		
		fill(255);
		rect(x - 6*SPRITE_SCALE_FACTOR, y - 8*SPRITE_SCALE_FACTOR + yOffset, 2*SPRITE_SCALE_FACTOR, 2*SPRITE_SCALE_FACTOR);
		
		fill(0);
		rect(x - 5*SPRITE_SCALE_FACTOR, y - 8*SPRITE_SCALE_FACTOR + yOffset, 1*SPRITE_SCALE_FACTOR, 1*SPRITE_SCALE_FACTOR);
		
		fill(EXPRESSION_LIPS);
		rect(x - 4*SPRITE_SCALE_FACTOR, y - 3*SPRITE_SCALE_FACTOR + yOffset, 2*SPRITE_SCALE_FACTOR, 1*SPRITE_SCALE_FACTOR);
	}
	else if (direction === 'right') {
		rect(x, y - 9*SPRITE_SCALE_FACTOR + yOffset, 7*SPRITE_SCALE_FACTOR, 4*SPRITE_SCALE_FACTOR);
		rect(x + 1*SPRITE_SCALE_FACTOR, y - 5*SPRITE_SCALE_FACTOR + yOffset, 5*SPRITE_SCALE_FACTOR, 2*SPRITE_SCALE_FACTOR);
		
		fill(255);
		rect(x + 4*SPRITE_SCALE_FACTOR, y - 8*SPRITE_SCALE_FACTOR + yOffset, 2*SPRITE_SCALE_FACTOR, 2*SPRITE_SCALE_FACTOR);
		
		fill(0);
		rect(x + 4*SPRITE_SCALE_FACTOR, y - 8*SPRITE_SCALE_FACTOR + yOffset, 1*SPRITE_SCALE_FACTOR, 1*SPRITE_SCALE_FACTOR);
		
		fill(EXPRESSION_LIPS);
		rect(x + 2*SPRITE_SCALE_FACTOR, y - 3*SPRITE_SCALE_FACTOR + yOffset, 2*SPRITE_SCALE_FACTOR, 1*SPRITE_SCALE_FACTOR);
	}
}

function drawClothes(x, y, yOffset, direction) {
	fill(URBAN_JACKET);
	
	if (direction === 'front') {
		rect(x - 3*SPRITE_SCALE_FACTOR, y + yOffset, 6*SPRITE_SCALE_FACTOR, 4*SPRITE_SCALE_FACTOR);
		
		fill(255);
		rect(x - 1*SPRITE_SCALE_FACTOR, y + yOffset, 2*SPRITE_SCALE_FACTOR, 2*SPRITE_SCALE_FACTOR);
		
		fill(STREET_DENIM);
		rect(x - 3*SPRITE_SCALE_FACTOR, y + 4*SPRITE_SCALE_FACTOR + yOffset, 6*SPRITE_SCALE_FACTOR, 2*SPRITE_SCALE_FACTOR);
	}
	else if (direction === 'left') {
		rect(x - 6*SPRITE_SCALE_FACTOR, y - 1*SPRITE_SCALE_FACTOR + yOffset, 6*SPRITE_SCALE_FACTOR, 4*SPRITE_SCALE_FACTOR);
		
		fill(255);
		rect(x - 4*SPRITE_SCALE_FACTOR, y - 1*SPRITE_SCALE_FACTOR + yOffset, 2*SPRITE_SCALE_FACTOR, 2*SPRITE_SCALE_FACTOR);
		
		fill(STREET_DENIM);
		rect(x - 6*SPRITE_SCALE_FACTOR, y + 3*SPRITE_SCALE_FACTOR + yOffset, 6*SPRITE_SCALE_FACTOR, 2*SPRITE_SCALE_FACTOR);
	}
	else if (direction === 'right') {
		rect(x, y - 1*SPRITE_SCALE_FACTOR + yOffset, 6*SPRITE_SCALE_FACTOR, 4*SPRITE_SCALE_FACTOR);
		
		fill(255);
		rect(x + 2*SPRITE_SCALE_FACTOR, y - 1*SPRITE_SCALE_FACTOR + yOffset, 2*SPRITE_SCALE_FACTOR, 2*SPRITE_SCALE_FACTOR);
		
		fill(STREET_DENIM);
		rect(x, y + 3*SPRITE_SCALE_FACTOR + yOffset, 6*SPRITE_SCALE_FACTOR, 2*SPRITE_SCALE_FACTOR);
	}
}

function drawLegs(x, y, yOffset, direction) {
	fill(0);
	
	const legOffset = y + 6*SPRITE_SCALE_FACTOR + yOffset;
	
	if (direction === 'front') {
		rect(x - 3*SPRITE_SCALE_FACTOR, legOffset, 2*SPRITE_SCALE_FACTOR, 2*SPRITE_SCALE_FACTOR);
		rect(x + 1*SPRITE_SCALE_FACTOR, legOffset, 2*SPRITE_SCALE_FACTOR, 2*SPRITE_SCALE_FACTOR);
	}
	else if (direction === 'left') {
		rect(x - 6*SPRITE_SCALE_FACTOR, legOffset, 2*SPRITE_SCALE_FACTOR, 2*SPRITE_SCALE_FACTOR);
		rect(x - 1*SPRITE_SCALE_FACTOR, legOffset, 2*SPRITE_SCALE_FACTOR, 2*SPRITE_SCALE_FACTOR);
	}
	else if (direction === 'right') {
		rect(x - 1*SPRITE_SCALE_FACTOR, legOffset, 2*SPRITE_SCALE_FACTOR, 2*SPRITE_SCALE_FACTOR);
		rect(x + 4*SPRITE_SCALE_FACTOR, legOffset, 2*SPRITE_SCALE_FACTOR, 2*SPRITE_SCALE_FACTOR);
	}
}

function drawSkateboard(x, y) {
	noStroke();
	

	const boardWidth = 40;
	const boardHeight = 8;
	const wheelSize = 6;
	const truckWidth = 3;
	

	let boardY = y + DECK_ELEVATION_HEIGHT;
	

	fill(DECK_WOOD_COLOR[0] - 30, DECK_WOOD_COLOR[1] - 20, DECK_WOOD_COLOR[2] - 10);
	rect(x - boardWidth/2 + 2, boardY + 2, boardWidth, boardHeight, 3);
	

	fill(DECK_WOOD_COLOR);
	rect(x - boardWidth/2, boardY, boardWidth, boardHeight, 3);
	

	fill(DECK_GRIP_TAPE);
	rect(x - boardWidth/2 + 1, boardY + 1, boardWidth - 2, boardHeight - 3, 2);
	

	fill(TRUCK_METAL);
	rect(x - boardWidth/3, boardY + boardHeight - 1, truckWidth, 4);
	rect(x + boardWidth/3 - truckWidth, boardY + boardHeight - 1, truckWidth, 4);
	
	fill(WHEEL_URETHANE);
	ellipse(x - boardWidth/3, boardY + boardHeight + 2, wheelSize, wheelSize);
	ellipse(x + boardWidth/3, boardY + boardHeight + 2, wheelSize, wheelSize);
	ellipse(x - boardWidth/3 + truckWidth, boardY + boardHeight + 2, wheelSize, wheelSize);
	ellipse(x + boardWidth/3 - truckWidth, boardY + boardHeight + 2, wheelSize, wheelSize);
	fill(80, 80, 80);
	ellipse(x - boardWidth/3 - 1, boardY + boardHeight + 1, wheelSize/2, wheelSize/2);
	ellipse(x + boardWidth/3 - 1, boardY + boardHeight + 1, wheelSize/2, wheelSize/2);
	ellipse(x - boardWidth/3 + truckWidth - 1, boardY + boardHeight + 1, wheelSize/2, wheelSize/2);
	ellipse(x + boardWidth/3 - truckWidth - 1, boardY + boardHeight + 1, wheelSize/2, wheelSize/2);
}

function drawPlatform(platform) {

	let screenX = platform.worldX - cameraWorldX;
	

	if(screenX + platform.platformWidth < -50 || screenX > width + 50) {
		return;
	}
	
	noStroke();
	

	fill(PLATFORM_STONE_SHADOW);
	rect(platform.worldX + 3, platform.worldY + 3, 
		 platform.platformWidth, platform.platformHeight, 5);
	

	fill(PLATFORM_STONE_BASE);
	rect(platform.worldX, platform.worldY, 
		 platform.platformWidth, platform.platformHeight, 5);
	

	fill(PLATFORM_STONE_HIGHLIGHT);
	rect(platform.worldX, platform.worldY, 
		 platform.platformWidth, platform.platformHeight * 0.3, 5);
	rect(platform.worldX, platform.worldY, 
		 platform.platformWidth * 0.15, platform.platformHeight, 5);
	

	fill(PLATFORM_MOSS_GREEN);
	let mossSpots = Math.floor(platform.platformWidth / 20);
	for(let i = 0; i < mossSpots; i++) {
		let mossX = platform.worldX + 10 + (i * 15) + Math.sin(platform.worldX + i) * 5;
		let mossY = platform.worldY + 2 + Math.cos(platform.worldX + i) * 3;
		ellipse(mossX, mossY, 4, 3);
		ellipse(mossX + 5, mossY + 2, 3, 2);
	}
}

function checkPlatform(platform) {
	let offsetX = calculateDirectionalOffset();
	
	// Platform landing detection for airborne character only
	if(skaterPositionX + offsetX >= platform.worldX - RIDER_COLLISION_RADIUS &&
	   skaterPositionX + offsetX <= platform.worldX + platform.platformWidth + RIDER_COLLISION_RADIUS &&
	   inMidAir &&
	   skaterPositionY >= platform.worldY - PLATFORM_COLLISION_MARGIN * 3 &&
	   skaterPositionY <= platform.worldY + PLATFORM_COLLISION_MARGIN &&
	   !fallingIntoVoid) {
		
		// Land on platform
		skaterPositionY = platform.worldY - DECK_ELEVATION_HEIGHT;
		inMidAir = false;
	}
}

function drawEnemy(enemy) {

	let screenX = enemy.worldX - cameraWorldX;
	

	if(screenX < -100 || screenX > width + 100) {
		return;
	}
	
	if(enemy.isActive) {
		drawCriminalSilhouette(enemy.worldX, enemy.worldY, enemy.direction);
	}
}

// Detective Conan style criminal silhouette
function drawCriminalSilhouette(x, y, direction) {
	noStroke();
	
	// Ground shadow
	fill(CRIMINAL_SHADOW_DARK);
	ellipse(x + 3, y + 2, 35, 12);
	
	// Basic silhouette (legs)
	fill(CRIMINAL_SILHOUETTE_BLACK);
	rect(x - 8, y - 25, 6, 25);
	rect(x + 2, y - 25, 6, 25);
	
	// Body
	fill(CRIMINAL_SILHOUETTE_BLACK);
	ellipse(x, y - 35, 20, 30);
	
	// Arms
	ellipse(x - 12, y - 35, 8, 20);
	ellipse(x + 12, y - 35, 8, 20);
	
	// Head
	fill(CRIMINAL_SILHOUETTE_BLACK);
	ellipse(x, y - 55, 18, 20);
	
	// Highlights for depth
	fill(CRIMINAL_HIGHLIGHT_GRAY);
	if(direction === 1) {
		ellipse(x - 3, y - 35, 8, 15);
		ellipse(x - 2, y - 55, 6, 10);
	} else {
		ellipse(x + 3, y - 35, 8, 15);
		ellipse(x + 2, y - 55, 6, 10);
	}
	
	// Glowing red eyes
	fill(CRIMINAL_EYE_GLOW);
	if(direction === 1) {
		ellipse(x + 2, y - 58, 3, 3);
		ellipse(x + 6, y - 57, 2, 2);
	} else {
		ellipse(x - 2, y - 58, 3, 3);
		ellipse(x - 6, y - 57, 2, 2);
	}
	
	// Dark aura effect
	fill(CRIMINAL_SHADOW_DARK[0], CRIMINAL_SHADOW_DARK[1], CRIMINAL_SHADOW_DARK[2], 30);
	ellipse(x, y - 35, 35, 70);
}

function updateEnemy(enemy) {
	if(!enemy.isActive) return;
	
	// Patrol movement
	enemy.worldX += enemy.direction * ENEMY_PATROL_SPEED;
	
	// Turn around at patrol boundaries
	if(enemy.worldX <= enemy.patrolStartX) {
		enemy.direction = 1;
	} else if(enemy.worldX >= enemy.patrolEndX) {
		enemy.direction = -1;
	}
}

function checkEnemy(enemy) {
	if(!enemy.isActive) return;
	
	let offsetX = calculateDirectionalOffset();
	let distance = dist(skaterPositionX + offsetX, skaterPositionY, enemy.worldX, enemy.worldY - 35);
	
	// Enemy collision detection
	if(distance < ENEMY_COLLISION_RADIUS + RIDER_COLLISION_RADIUS) {
		enemy.isActive = false;
		enemyHit = true;
	}
}
